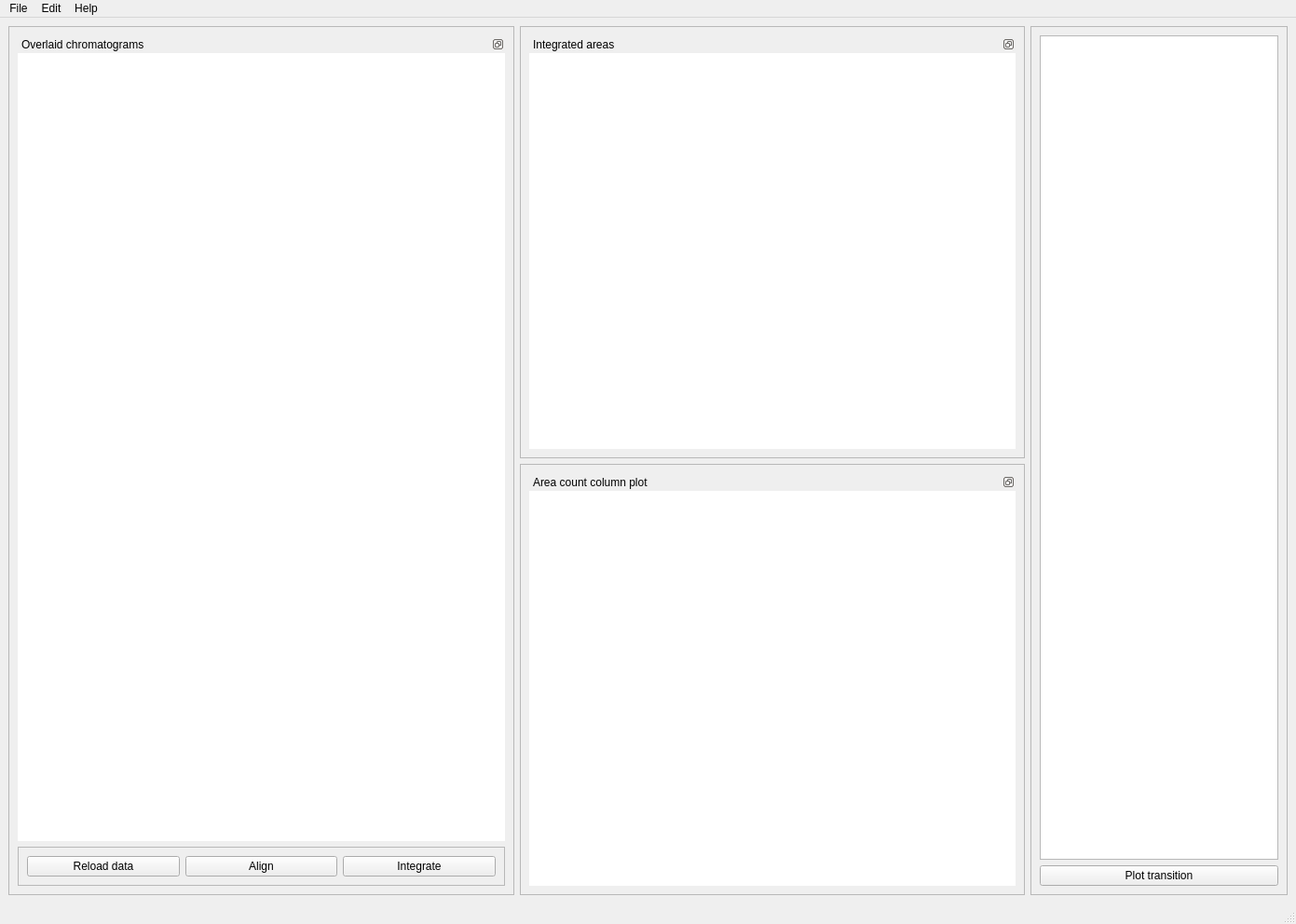
<?xml version="1.0" encoding="UTF-8"?>
<ui version="4.0">
 <class>MainWindow</class>
 <widget class="QMainWindow" name="MainWindow">
  <property name="geometry">
   <rect>
    <x>0</x>
    <y>0</y>
    <width>1391</width>
    <height>992</height>
   </rect>
  </property>
  <property name="sizePolicy">
   <sizepolicy hsizetype="Expanding" vsizetype="Preferred">
    <horstretch>0</horstretch>
    <verstretch>0</verstretch>
   </sizepolicy>
  </property>
  <property name="windowTitle">
   <string>MainWindow</string>
  </property>
  <widget class="QWidget" name="centralwidget">
   <layout class="QGridLayout" name="gridLayout_2">
    <item row="0" column="0">
     <layout class="QGridLayout" name="gridLayout">
      <item row="1" column="0" rowspan="2">
       <widget class="QFrame" name="frame_2">
        <property name="frameShape">
         <enum>QFrame::StyledPanel</enum>
        </property>
        <property name="frameShadow">
         <enum>QFrame::Raised</enum>
        </property>
        <layout class="QVBoxLayout" name="horizontalLayout_3">
         <item>
          <widget class="QDockWidget" name="dockWidget_TIC">
           <property name="sizePolicy">
            <sizepolicy hsizetype="Expanding" vsizetype="Expanding">
             <horstretch>0</horstretch>
             <verstretch>0</verstretch>
            </sizepolicy>
           </property>
           <property name="styleSheet">
            <string notr="true">background-color: rgb(255, 255, 255);</string>
           </property>
           <property name="features">
            <set>QDockWidget::DockWidgetFloatable|QDockWidget::DockWidgetMovable</set>
           </property>
           <property name="windowTitle">
            <string>Overlaid chromatograms</string>
           </property>
           <widget class="QWidget" name="widget_TIC">
            <layout class="QVBoxLayout" name="vl_TIC"/>
           </widget>
          </widget>
         </item>
         <item>
          <widget class="QFrame" name="frame_5">
           <property name="frameShape">
            <enum>QFrame::StyledPanel</enum>
           </property>
           <property name="frameShadow">
            <enum>QFrame::Raised</enum>
           </property>
           <layout class="QHBoxLayout" name="horizontalLayout">
            <item>
             <widget class="QPushButton" name="PB_reload">
              <property name="text">
               <string>Reload data</string>
              </property>
             </widget>
            </item>
            <item>
             <widget class="QPushButton" name="PB_align">
              <property name="toolTip">
               <string extracomment="Select start and end point of alignment"/>
              </property>
              <property name="toolTipDuration">
               <number>1</number>
              </property>
              <property name="text">
               <string>Align</string>
              </property>
             </widget>
            </item>
            <item>
             <widget class="QPushButton" name="PB_integrate">
              <property name="text">
               <string>Integrate</string>
              </property>
             </widget>
            </item>
           </layout>
          </widget>
         </item>
        </layout>
       </widget>
      </item>
      <item row="1" column="2" rowspan="2">
       <widget class="QFrame" name="frame">
        <property name="frameShape">
         <enum>QFrame::StyledPanel</enum>
        </property>
        <property name="frameShadow">
         <enum>QFrame::Raised</enum>
        </property>
        <layout class="QVBoxLayout" name="vl_list">
         <item>
          <widget class="QListWidget" name="listWidget_samples">
           <property name="sizePolicy">
            <sizepolicy hsizetype="Maximum" vsizetype="Expanding">
             <horstretch>0</horstretch>
             <verstretch>0</verstretch>
            </sizepolicy>
           </property>
           <property name="currentRow">
            <number>-1</number>
           </property>
           <property name="sortingEnabled">
            <bool>false</bool>
           </property>
          </widget>
         </item>
         <item>
          <widget class="QPushButton" name="PB_plotTrans">
           <property name="text">
            <string>Plot transition</string>
           </property>
          </widget>
         </item>
        </layout>
       </widget>
      </item>
      <item row="1" column="1">
       <widget class="QFrame" name="frame_3">
        <property name="frameShape">
         <enum>QFrame::StyledPanel</enum>
        </property>
        <property name="frameShadow">
         <enum>QFrame::Raised</enum>
        </property>
        <layout class="QVBoxLayout" name="verticalLayout">
         <item>
          <widget class="QDockWidget" name="dockWidget_areas">
           <property name="sizePolicy">
            <sizepolicy hsizetype="Preferred" vsizetype="Preferred">
             <horstretch>0</horstretch>
             <verstretch>0</verstretch>
            </sizepolicy>
           </property>
           <property name="styleSheet">
            <string notr="true">background-color: rgb(255, 255, 255);</string>
           </property>
           <property name="features">
            <set>QDockWidget::DockWidgetFloatable|QDockWidget::DockWidgetMovable</set>
           </property>
           <property name="windowTitle">
            <string>Integrated areas</string>
           </property>
           <widget class="QWidget" name="widget_areas">
            <layout class="QVBoxLayout" name="vl_IntAreas"/>
           </widget>
          </widget>
         </item>
        </layout>
       </widget>
      </item>
      <item row="2" column="1">
       <widget class="QFrame" name="frame_4">
        <property name="frameShape">
         <enum>QFrame::StyledPanel</enum>
        </property>
        <property name="frameShadow">
         <enum>QFrame::Raised</enum>
        </property>
        <layout class="QVBoxLayout" name="verticalLayout_3">
         <item>
          <widget class="QDockWidget" name="dockWidget_histogram">
           <property name="styleSheet">
            <string notr="true">background-color: rgb(255, 255, 255);</string>
           </property>
           <property name="features">
            <set>QDockWidget::DockWidgetFloatable|QDockWidget::DockWidgetMovable</set>
           </property>
           <property name="windowTitle">
            <string>Area count column plot</string>
           </property>
           <widget class="QWidget" name="widget_histogram">
            <layout class="QVBoxLayout" name="vl_histogram"/>
           </widget>
          </widget>
         </item>
        </layout>
       </widget>
      </item>
     </layout>
    </item>
   </layout>
  </widget>
  <widget class="QMenuBar" name="menubar">
   <property name="geometry">
    <rect>
     <x>0</x>
     <y>0</y>
     <width>1391</width>
     <height>22</height>
    </rect>
   </property>
   <widget class="QMenu" name="menuFile">
    <property name="title">
     <string>File</string>
    </property>
    <addaction name="action_LoadSamples"/>
    <addaction name="separator"/>
    <addaction name="actionSave"/>
    <addaction name="separator"/>
    <addaction name="actionSave_As"/>
    <addaction name="separator"/>
    <addaction name="actionQuit"/>
   </widget>
   <widget class="QMenu" name="menuEdit">
    <property name="title">
     <string>Edit</string>
    </property>
    <addaction name="separator"/>
   </widget>
   <widget class="QMenu" name="menuHelp">
    <property name="title">
     <string>Help</string>
    </property>
    <addaction name="actionHelp"/>
   </widget>
   <addaction name="menuFile"/>
   <addaction name="menuEdit"/>
   <addaction name="menuHelp"/>
  </widget>
  <widget class="QStatusBar" name="statusbar"/>
  <action name="action_LoadSamples">
   <property name="text">
    <string>Load samples</string>
   </property>
   <property name="shortcut">
    <string>Ctrl+L</string>
   </property>
  </action>
  <action name="actionSave">
   <property name="text">
    <string>Save</string>
   </property>
   <property name="shortcut">
    <string>Ctrl+S</string>
   </property>
  </action>
  <action name="actionHelp">
   <property name="text">
    <string>MRM Help</string>
   </property>
  </action>
  <action name="actionSave_As">
   <property name="text">
    <string>Save As</string>
   </property>
   <property name="shortcut">
    <string>Ctrl+Shift+S</string>
   </property>
  </action>
  <action name="actionQuit">
   <property name="text">
    <string>Quit</string>
   </property>
   <property name="shortcut">
    <string>Ctrl+Q</string>
   </property>
  </action>
 </widget>
 <resources/>
 <connections/>
</ui>
